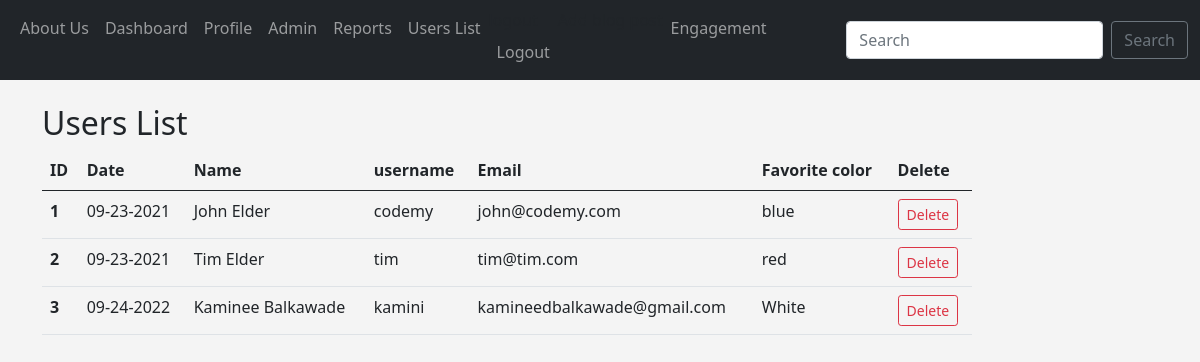
Page /users-list (signed in) on the committed database.
### app.py (models this page shows, shortened)
class Users(db.Model, UserMixin):
    id = db.Column(db.Integer, primary_key=True)
    username = db.Column(db.String(20), nullable=False, unique=True)
    name = db.Column(db.String(200), nullable=False)
    email = db.Column(db.String(120), nullable=False, unique=True)
    favorite_color = db.Column(db.String(120))
    about_author = db.Column(db.Text(), nullable=True)
    date_added = db.Column(db.DateTime, default=datetime.utcnow)
    profile_pic = db.Column(db.String(), nullable=True)
    role_id = db.Column(db.Integer, nullable=True, default=3)
    password_hash = db.Column(db.String(128))
    @property
    def password(self):
        raise AttributeError('password is not a readable attribute!')

### app.py (the view)
@app.route('/users-list', methods=['GET', 'POST'])
@login_required
def users_list():
    id = current_user.id
    name = None
    form = UserForm()
    if id == 3:
        our_users = Users.query.order_by(Users.date_added)
        return render_template("users_list.html",
                               our_users=our_users)
    else:
        flash("Sorry you must be the Admin to access the Admin Page...")
        return redirect(url_for('dashboard'))

### webforms.py
class UserForm(FlaskForm):
    name = StringField("Name", validators=[DataRequired()])
    username = StringField("Username", validators=[DataRequired()])
    email = StringField("Email", validators=[DataRequired()])
    favorite_color = StringField("Favorite Color")
    about_author = TextAreaField("About Author")
    role_name = StringField("Role Name", validators=[DataRequired()])
    password_hash = PasswordField('Password', validators=[DataRequired(),
                                                          EqualTo('password_hash2', message='Passwords Must Match!')])
    password_hash2 = PasswordField('Confirm Password', validators=[DataRequired()])
    profile_pic = FileField("Profile Pic")
    submit = SubmitField("Submit")

class SearchForm(FlaskForm):
    searched = StringField("Searched")
    submit = SubmitField("Submit")

### app.py (called while the page is built)
@login_manager.user_loader
def load_user(user_id):
    return Users.query.get(int(user_id))

@app.context_processor
def base():
    form = SearchForm()
    return dict(form=form)

### templates/users_list.html (shortened to what this page needs)
{% extends 'base.html' %}
{% block content %}
 <div class="col-sm-10 ml-auto mr-auto ">
        <H2>Users List</H2>
        <table class="table">
            <thead class="thead-dark">
                <tr>
                    <th scope="col">ID</th>
                    <th scope="col">Date</th>
                    <th scope="col">Name</th>
                    <th scope="col">username</th>
                    <th scope="col">Email</th>
                     <th scope="col">Favorite color</th>
                    <th scope="col">Delete</th>
                </tr>
            </thead>
            <tbody>
                {% for our_user in our_users %}
                        <tr>
                            <th scope="row">{{loop.index}}</th>
                            <td>{{our_user.date_added.strftime("%m-%d-%Y")}}</td>
                            <td>{{ our_user.name }}</td>
                            <td>{{ our_user.username }}</td>
                            <td>{{ our_user.email }}</td>
                              <td>{{ our_user.favorite_color }}</td>
                            <td><a href="#" class="btn btn-outline-danger btn-sm">Delete</a></td>
                        </tr>
                {% endfor %}
        </tbody>
        </table>
    </div>
{% endblock %}

### templates/base.html (shortened to what this page needs)
<!doctype html>
<html lang="en">
  <head>
    <link href="https://cdn.jsdelivr.net/npm/bootstrap@5.0.0-beta1/dist/css/bootstrap.min.css" rel="stylesheet">
    <link href="{{ url_for('static', filename='css/style.css') }}" rel="stylesheet">
  </head>
  <body>
  	{% include 'navbar.html' %}
  	<br/>
  	<div class="container">
		{% block content %}
		{% endblock %}
	</div>
  </body>
</html>

### templates/navbar.html (shortened to what this page needs)
<nav class="navbar navbar-expand-lg navbar-dark bg-dark">
  <div class="container-fluid">
    <div class="collapse navbar-collapse" id="navbarSupportedContent">
      <ul class="navbar-nav me-auto mb-2 mb-lg-0">
        <li class="nav-item">
          <a class="nav-link" href="{{ url_for('name')}}">About Us</a>
        </li>
        {% if current_user.is_authenticated %}
          <li class="nav-item">
            <a class="nav-link" href="{{ url_for('dashboard')}}">Dashboard</a>
          </li>
          <li class="nav-item">
             <a class="nav-link" href="{{ url_for('user', name='John')}}">Profile</a>
           </li>
          {% if current_user.id == 3 %}
          <li class="nav-item">
            <a class="nav-link" href="{{ url_for('admin')}}">Admin</a>
          </li>
         <li class="nav-item">
            <a class="nav-link" href="{{ url_for('admin')}}">Reports</a>
          </li>
         <li class="nav-item">
            <a class="nav-link" href="{{ url_for('users_list')}}">Users List</a>
          </li>
          {% endif %}
          <li class="nav-item">logout
            <a class="nav-link" href="{{ url_for('logout')}}">Logout</a>
          </li>
        {% endif %}
        <li class="nav-item">
        </li>
         <li class="nav-item">
          <a class="nav-link" href="#">Engagement</a>
        </li>
      </ul>
      <form method="POST"  class="d-flex">
        <input class="form-control me-2" type="search" placeholder="Search" aria-label="Search" name="searched">
        <button class="btn btn-outline-secondary" type="submit">Search</button>
      </form>
    </div>
  </div>
</nav>

### static/css/style.css (style rules this page uses)
body { background: #f4f4f4; }

### rows in the picture
Users: date_added "09-23-2021", name "John Elder", username "codemy", email "john@codemy.com", favorite_color "blue"
Users: date_added "09-23-2021", name "Tim Elder", username "tim", email "tim@tim.com", favorite_color "red"
Users: date_added "09-24-2022", name "Kaminee Balkawade", username "kamini", email "kamineedbalkawade@gmail.com", favorite_color "White"
